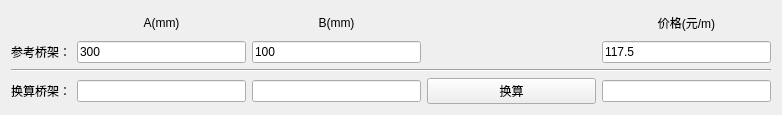
<?xml version="1.0" encoding="UTF-8"?>
<ui version="4.0">
 <class>widget</class>
 <widget class="QWidget" name="widget">
  <property name="geometry">
   <rect>
    <x>0</x>
    <y>0</y>
    <width>782</width>
    <height>115</height>
   </rect>
  </property>
  <property name="windowTitle">
   <string>Form</string>
  </property>
  <layout class="QHBoxLayout" name="horizontalLayout">
   <item>
    <layout class="QGridLayout" name="gridLayout">
     <item row="3" column="3">
      <widget class="QPushButton" name="pushButton">
       <property name="text">
        <string>换算</string>
       </property>
      </widget>
     </item>
     <item row="1" column="1">
      <widget class="QLineEdit" name="lineEdit_A">
       <property name="text">
        <string>300</string>
       </property>
      </widget>
     </item>
     <item row="0" column="2">
      <widget class="QLabel" name="label_B">
       <property name="text">
        <string>B(mm)</string>
       </property>
       <property name="alignment">
        <set>Qt::AlignCenter</set>
       </property>
      </widget>
     </item>
     <item row="0" column="4">
      <widget class="QLabel" name="label_D">
       <property name="text">
        <string>价格(元/m)</string>
       </property>
       <property name="alignment">
        <set>Qt::AlignCenter</set>
       </property>
      </widget>
     </item>
     <item row="1" column="0">
      <widget class="QLabel" name="label_4">
       <property name="text">
        <string>参考桥架：</string>
       </property>
      </widget>
     </item>
     <item row="3" column="0">
      <widget class="QLabel" name="label_5">
       <property name="text">
        <string>换算桥架：</string>
       </property>
      </widget>
     </item>
     <item row="1" column="2">
      <widget class="QLineEdit" name="lineEdit_B">
       <property name="text">
        <string>100</string>
       </property>
      </widget>
     </item>
     <item row="0" column="1">
      <widget class="QLabel" name="label_A">
       <property name="text">
        <string>A(mm)</string>
       </property>
       <property name="alignment">
        <set>Qt::AlignCenter</set>
       </property>
      </widget>
     </item>
     <item row="1" column="4">
      <widget class="QLineEdit" name="lineEdit_D">
       <property name="text">
        <string>117.5</string>
       </property>
      </widget>
     </item>
     <item row="3" column="4">
      <widget class="QLineEdit" name="lineEdit_RES"/>
     </item>
     <item row="1" column="3">
      <spacer name="horizontalSpacer">
       <property name="orientation">
        <enum>Qt::Horizontal</enum>
       </property>
       <property name="sizeHint" stdset="0">
        <size>
         <width>40</width>
         <height>20</height>
        </size>
       </property>
      </spacer>
     </item>
     <item row="3" column="1">
      <widget class="QLineEdit" name="lineEdit_C"/>
     </item>
     <item row="3" column="2">
      <widget class="QLineEdit" name="lineEdit_E"/>
     </item>
     <item row="2" column="0" colspan="5">
      <widget class="Line" name="line">
       <property name="orientation">
        <enum>Qt::Horizontal</enum>
       </property>
      </widget>
     </item>
    </layout>
   </item>
  </layout>
 </widget>
 <resources/>
 <connections/>
</ui>
